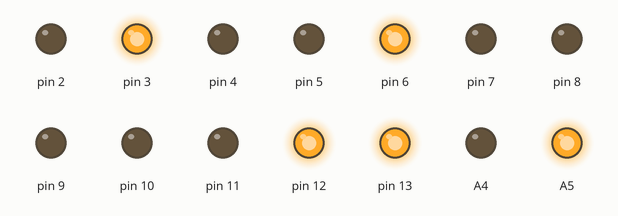
This sketch was run on a simulated Arduino Uno, built with avr-gcc and run on an emulated ATmega328P. Shown: output pins drawn as LEDs (lit = HIGH).

Above: at 0.1 s.
At 4.1 s:
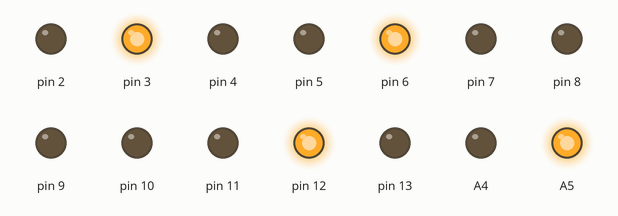
At 14.1 s:
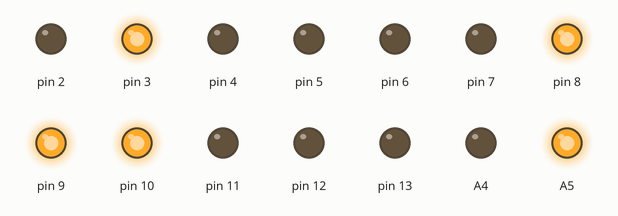
At 19.1 s:
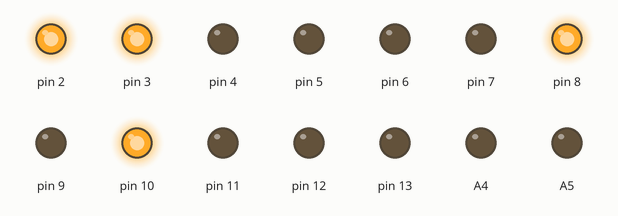
At 26.1 s:
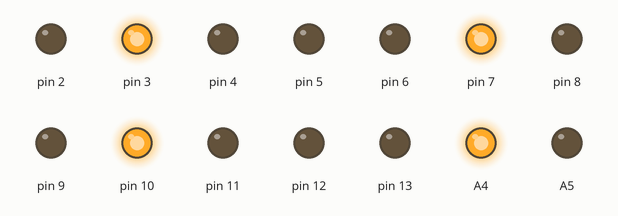
At 33.1 s:
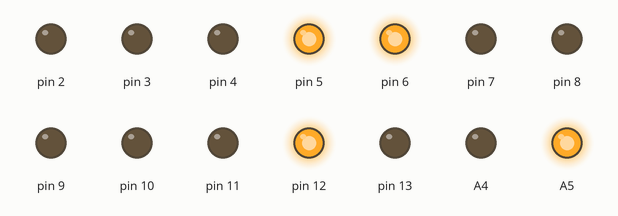
Timing chart, 0 to 40.0 s (numbered marks = the images above):
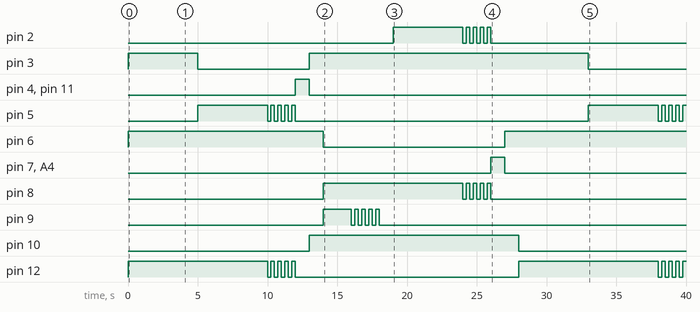

The sketch:

P3.2_Semaforos.ino
```cpp
#define tf 2000
#define tv 5000
#define tp 250
#define ta 1000
char sema[2][2][4]={{
    {13,12,11,10},  //Flecha, Verde, Amarillo, Rojo
    {5,4,3}                 //Verde, Amarillo, Rojo
  },{
    {9,8,7,6},      //Flecha, Verde, Amarillo, Rojo
    {2,A4,A5}               //Verde, Amarillo, Rojo
  }
};
boolean estado[6][2][4]={{
    {1,1,0,0},
      {0,0,1}
  },{
    {0,1,0,0},
      {0,0,1}
  },{
    {0,1,0,0},
      {1,0,0}
  },{
    {0,0,0,0},
      {0,0,0}
  },{
    {0,0,1,0},
      {0,1,0}
  },{
    {0,0,0,1},
      {0,0,1}
  }
};
void setup(){
  for(byte a = 0; a < 2; a++){
    for(byte s=0; s<2; s++){
      for(byte i=0; i<4; i++){
        pinMode(sema[a][s][i],OUTPUT);
      }
    }
  }
  digitalWrite(6,HIGH);
  digitalWrite(A5,HIGH);
}
void loop(){
  for(byte i = 0; i < 2; i++){
    leds(i,0);
    delay(tf);
    par(i,0);
    leds(i,1);
    delay(ta);
    leds(i,2);
    delay(tv);
    par(i,2);
    leds(i,4);
    delay(ta);
    leds(i,5);
    delay(ta);
  }
}
void leds(byte a,byte e){
  for(byte s=0; s<2; s++){
    for(byte i=0; i<4; i++){
      digitalWrite(sema[a][s][i],estado[e][s][i]);
    }
  }
}
void par(byte a, byte b){
  for(byte i=0; i<4; i++){
    leds(a,b+1);
    delay(tp);
    leds(a,b);
    delay(tp);
  }
}
```

Measured:
- by itself, pin 2: LOW → HIGH at 19.0 s, → LOW 5.0 s later, → HIGH 0.25 s later, → LOW 0.25 s later, … (10 changes in this stretch)
- by itself, pin 3: LOW → HIGH at 0.00 s, → LOW 5.0 s later, → HIGH 8.0 s later, → LOW 20.0 s later
- by itself, pin 4, pin 11: LOW → HIGH at 12.0 s, → LOW 1.0 s later
- by itself, pin 5: goes HIGH 5.0 s, 4 × (LOW 0.25 s, HIGH 0.25 s), LOW 21.0 s, HIGH 5.0 s, 3 × (LOW 0.25 s, HIGH 0.25 s), LOW 0.25 s, then HIGH
- by itself, pin 6: HIGH → LOW at 14.0 s, → HIGH 13.0 s later
- by itself, pin 7, A4: LOW → HIGH at 26.0 s, → LOW 1.0 s later
- by itself, pin 8: LOW → HIGH at 14.0 s, → LOW 10.0 s later, → HIGH 0.25 s later, → LOW 0.25 s later, … (10 changes in this stretch)
- by itself, pin 9: LOW → HIGH at 14.0 s, → LOW 2.0 s later, → HIGH 0.25 s later, → LOW 0.25 s later, … (10 changes in this stretch)
